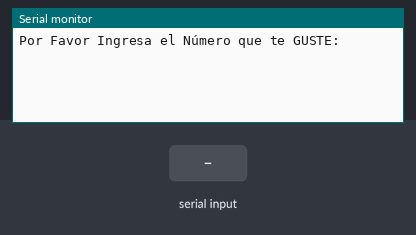
A sketch run on a simulated Arduino Uno, built with avr-gcc and run on an emulated ATmega328P. Parts: the last lines printed to the serial monitor. The inputs (shaded band) are chosen by the test bench.

Above: at 1.2 s.
1.3 s: "90,45\n" received over Serial
At 2.2 s:
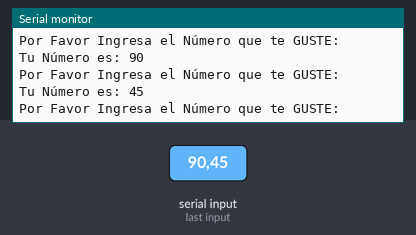
2.8 s: "30,150\n" received over Serial
At 4.6 s:
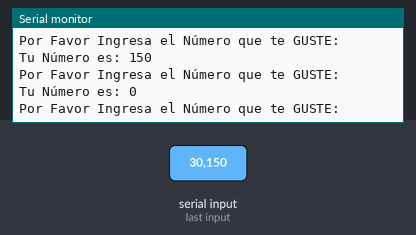
Timing chart, 0 to 6.1 s (numbered marks = the images above; inputs shaded):
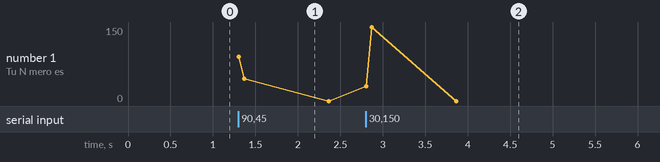

Measured:
- after the input at 1.3 s, the serial monitor: prints a new line at once (image 1)
- after the input at 2.8 s, the serial monitor: prints a new line at once (image 2)

The sketch:

leer_valores_desde_el_monitor_serial.ino
```cpp
int myNumber;
String msg1 = "Por Favor Ingresa el Número que te GUSTE:";
String msg2 = "Tu Número es: ";

void setup() {
  // put your setup code here, to run once:
Serial.begin(9600);
}

void loop() {
  // put your main code here, to run repeatedly:
Serial.println(msg1);
while (Serial.available() == 0){

}
myNumber = Serial.parseInt();
Serial.print(msg2);
Serial.println(myNumber);
}
```
